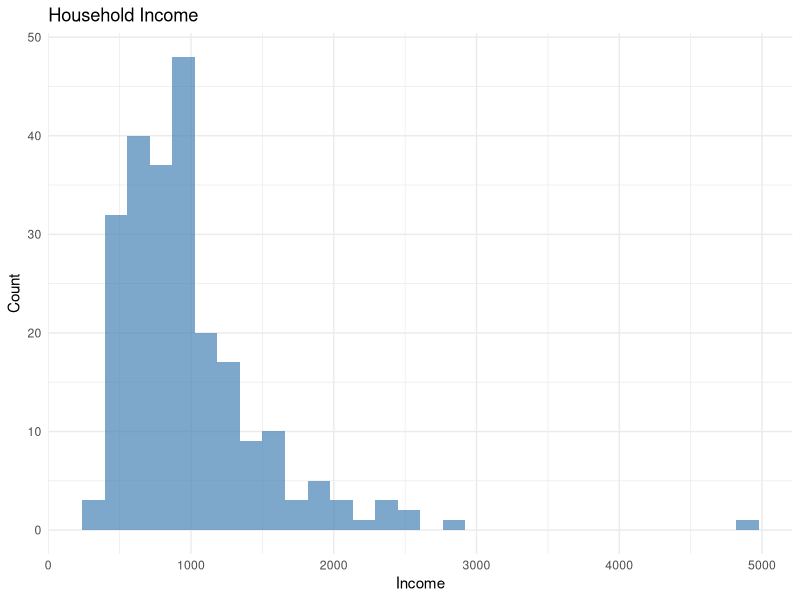
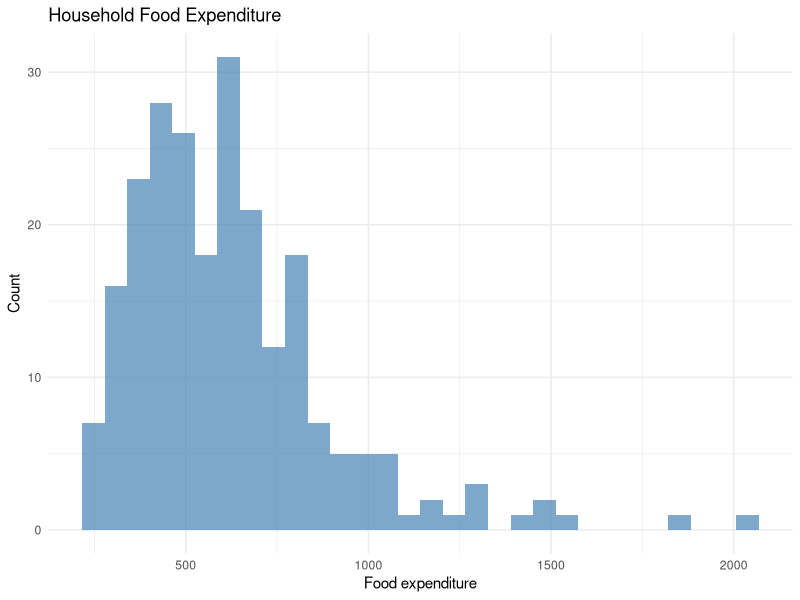
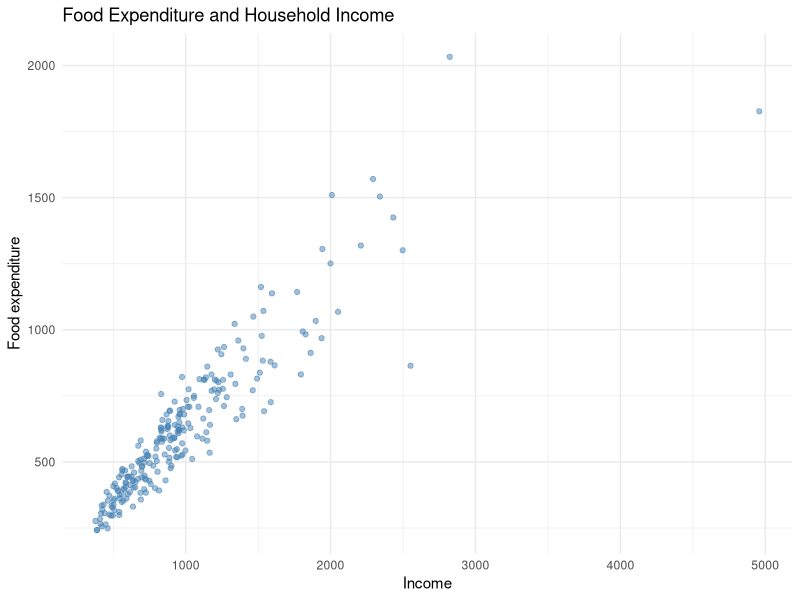
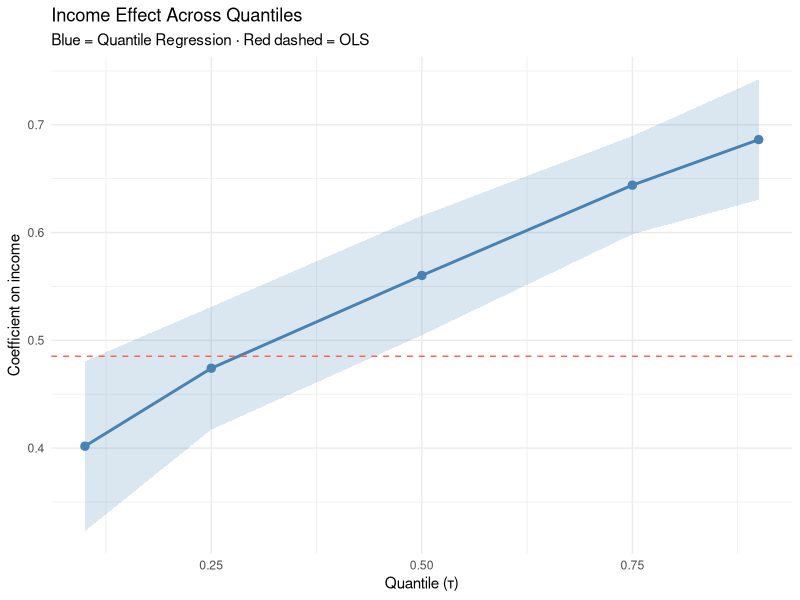

Recreate these plots in R, in order.
## ---- chunk 1
#| include: false

library(tidyverse)
library(quantreg)
library(broom)

theme_set(theme_minimal())

data(engel, package = "quantreg")
## ---- chunk 2
glimpse(engel)
summary(engel)
## ---- chunk 3
ggplot(engel, aes(x = income)) +
  geom_histogram(bins = 30,
                 fill = "steelblue",
                 alpha = 0.7) +
  labs(
    title = "Household Income",
    x = "Income",
    y = "Count"
  )
## ---- chunk 4
ggplot(engel, aes(x = foodexp)) +
  geom_histogram(bins = 30,
                 fill = "steelblue",
                 alpha = 0.7) +
  labs(
    title = "Household Food Expenditure",
    x = "Food expenditure",
    y = "Count"
  )
## ---- chunk 5
ggplot(
  engel,
  aes(
    x = income,
    y = foodexp
  )
) +
  geom_point(alpha = 0.5,
             colour = "steelblue") +
  labs(
    title = "Food Expenditure and Household Income",
    x = "Income",
    y = "Food expenditure"
  )
## ---- chunk 6
ols_fit <- lm(
  foodexp ~ income,
  data = engel
)

summary(ols_fit)
## ---- chunk 7
fit_median <- rq(
  foodexp ~ income,
  tau = 0.50,
  data = engel
)

summary(
  fit_median,
  se = "nid"
)

# Alternative:
# summary(
#   fit_median,
#   se = "boot",
#   R = 1000
# )
## ---- chunk 8
taus <- c(
  0.10,
  0.25,
  0.50,
  0.75,
  0.90
)

fit_multi <- rq(
  foodexp ~ income,
  tau = taus,
  data = engel
)

coef(fit_multi)
## ---- chunk 9

anova(fit_multi)

## ---- chunk 10
income_df <- map_dfr(taus, \(t){

  fit <- rq(
    foodexp ~ income,
    tau = t,
    data = engel
  )

  s <- summary(
    fit,
    se = "nid"
  )

  # Alternatives:
  # s <- summary(fit, se = "boot", R = 50)    # quick experimentation
  # s <- summary(fit, se = "boot", R = 1000)  # more stable bootstrap inference
  
  cm <- s$coefficients

  tibble(
    tau   = t,
    est   = cm["income","Value"],
    lower = cm["income","Value"] -
      1.96 * cm["income","Std. Error"],
    upper = cm["income","Value"] +
      1.96 * cm["income","Std. Error"]
  )
})

income_df
## ---- chunk 11
ols_income <- coef(ols_fit)["income"]

ggplot(
  income_df,
  aes(
    x = tau,
    y = est
  )
) +
  geom_ribbon(
    aes(
      ymin = lower,
      ymax = upper
    ),
    alpha = 0.20,
    fill = "steelblue"
  ) +
  geom_line(
    colour = "steelblue",
    linewidth = 1
  ) +
  geom_point(
    colour = "steelblue",
    size = 2.5
  ) +
  geom_hline(
    yintercept = ols_income,
    linetype = "dashed",
    colour = "tomato"
  ) +
  labs(
    title = "Income Effect Across Quantiles",
    subtitle = "Blue = Quantile Regression · Red dashed = OLS",
    x = "Quantile (τ)",
    y = "Coefficient on income"
  )
